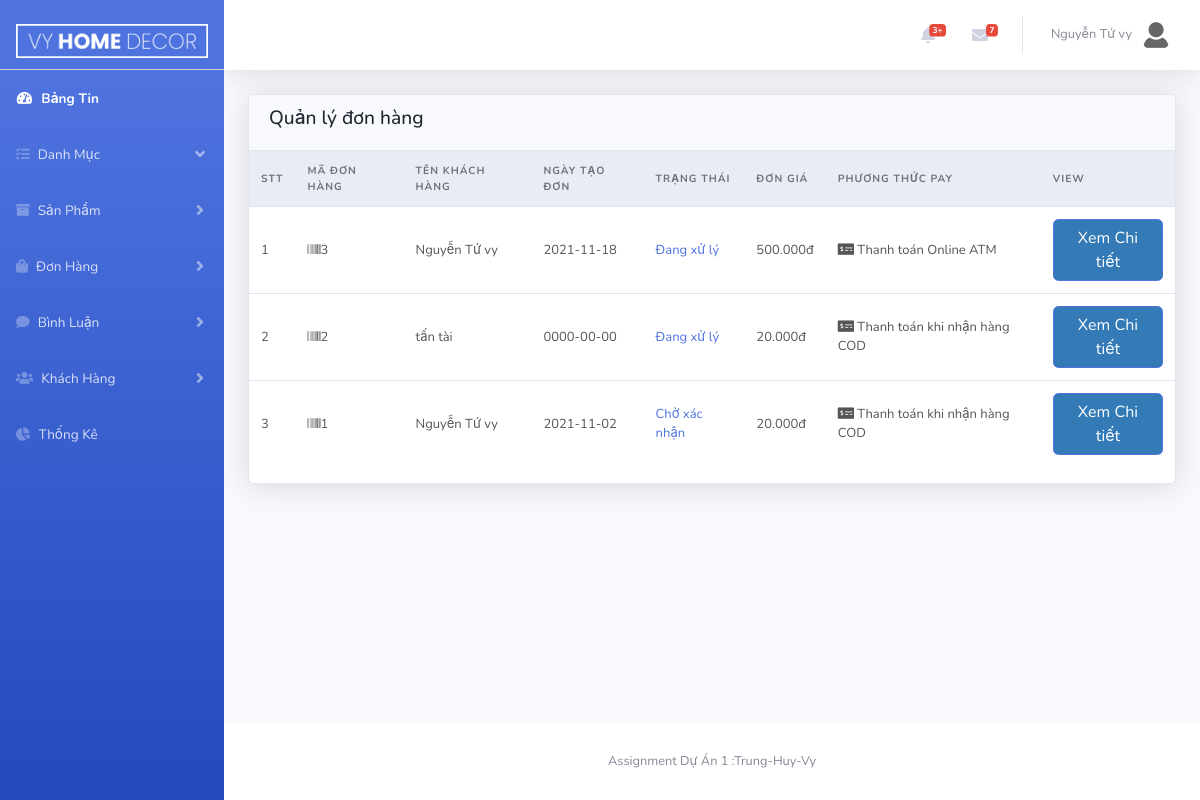
The page /Admin/index.php?act=bill&list (signed in) on the database as committed earlier.
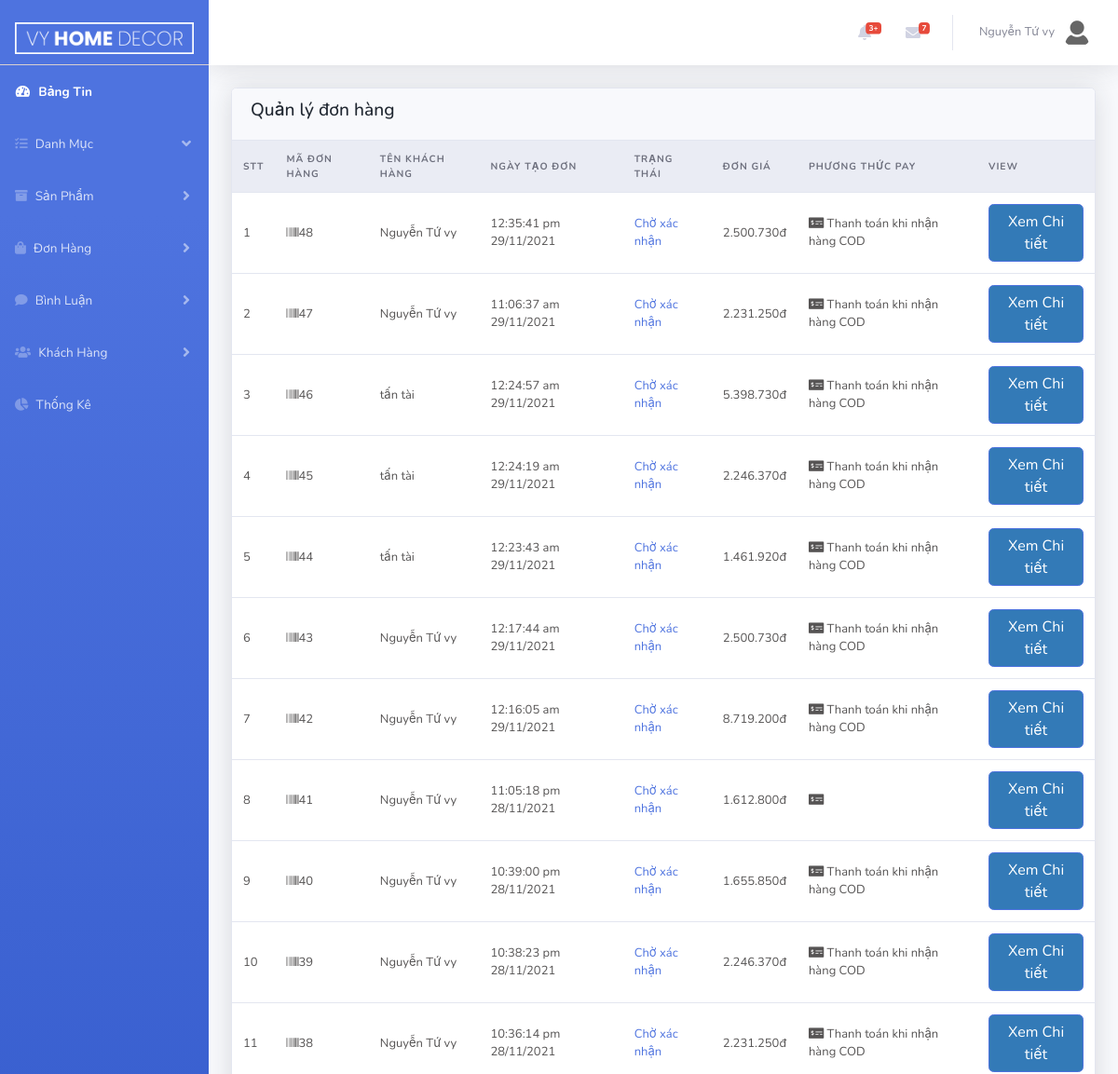
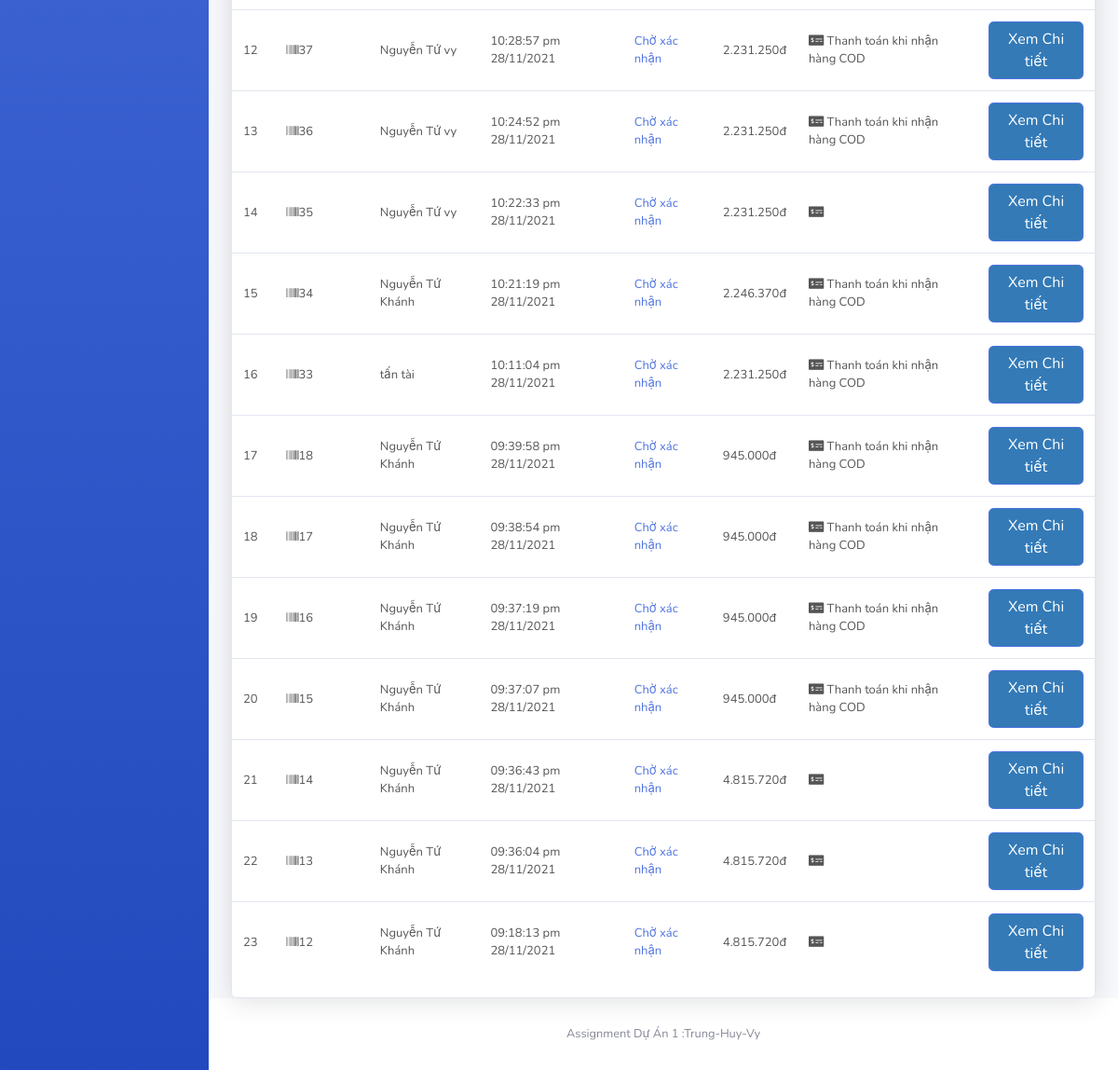
The same page on the database as committed later (2 pictures, top to bottom).
### tables this page shows
CREATE TABLE `tbl_bill` (
  `billId` int(10) NOT NULL,
  `custId` int(10) NOT NULL,
  `date` varchar(30) NOT NULL,
  `payMethod` varchar(255) NOT NULL,
  `billCustName` varchar(30) NOT NULL,
  `billTotal` float NOT NULL,
  `billStatus` varchar(255) NOT NULL,
  `billAddress` varchar(255) NOT NULL,
  `billPhone` varchar(30) NOT NULL,
  `billEmail` varchar(30) NOT NULL,
  `billTransportFee` float NOT NULL,
  `billVAT` float NOT NULL
);

CREATE TABLE `tbl_customer` (
  `custId` int(10) NOT NULL,
  `username` varchar(50) NOT NULL,
  `password` varchar(50) NOT NULL,
  `custName` varchar(50) NOT NULL,
  `image` varchar(255) DEFAULT NULL,
  `phone` varchar(50) DEFAULT NULL,
  `email` varchar(50) NOT NULL,
  `address` text DEFAULT NULL,
  `status` int(10) NOT NULL COMMENT '0:block ; 1:hoạt động',
  `role` int(10) NOT NULL COMMENT '0:khách hàng ;1:Admin'
);

### model/pdo.php (called while the page is built, shortened)
<?php
function pdo_get_connection()
{   $servername="localhost";
    $username='root';
    $password='';
    try{
        $dburl="mysql:host=$servername;dbname=vyhomedecor; charset=utf8";
        $conn = new PDO($dburl,$username,$password);
        $conn->setAttribute(PDO::ATTR_ERRMODE,PDO::ERRMODE_EXCEPTION);
        return $conn;
        }
        catch(PDOException $e){
            return "lỗi kết nối :". $e->getMessage();
        }
}
function pdo_query($sql){
    $sql_args = array_slice(func_get_args(),1);
    try{
        $conn =pdo_get_connection();
        $stmt =$conn->prepare($sql);
        $stmt -> execute($sql_args);
        $row =$stmt->fetchAll();
        return $row;
    }catch(PDOException $e){
        throw $e;
    }
    finally{
        unset($conn);
    }
}
function pdo_query_one($sql){
    $sql_args = array_slice(func_get_args(),1);
    try{
        $conn =pdo_get_connection();
        $stmt =$conn->prepare($sql);
        $stmt -> execute($sql_args);
        $row =$stmt->fetch(PDO::FETCH_ASSOC);
        return $row;
    }catch(PDOException $e){
        throw $e;
    }
    finally{
        unset($conn);
    }
}
?>

### model/bill.php (called while the page is built, shortened)
<?php
function loadAll_bill()
{
    $sql = "SELECT * FROM tbl_bill ORDER BY billId DESC";
    return pdo_query($sql);
}
?>

### model/customer.php (called while the page is built, shortened)
<?php
include_once 'pdo.php';
function loadOne_customer($custId)
{
   $sql="SELECT * FROM tbl_customer where custId= $custId";
   $res =pdo_query_one($sql);
   return $res;
}
?>

### Admin/bill/list.php (the view, shortened to what the changed rows need)
<div class="row">
    <div class="col-xl-12">
        <div class="card">
            <div class="table-responsive">
                <form action="" method="post">
                    <table class="table align-items-center table-flush">
                        <thead class="thead-light">
                            <tr>
                                <th scope="col">STT</th>
                                <th scope="col">Mã Đơn Hàng</th>
                                <th scope="col">Tên Khách Hàng</th>
                                <th scope="col">Ngày Tạo Đơn</th>
                                <th scope="col">Trạng Thái</th>
                                <th scope="col">Đơn Giá</th>
                                <th scope="col">Phương Thức Pay</th>
                                <th scope="col">View</th>
                            </tr>
                        </thead>
                        <tbody>
                        <?php
                           $STT = 1;
                           foreach ($listBill as $value) {
                               extract($value);
                        ?>
                            <tr>
                                <td><?=$STT++?></td>
                                <td><i class="fas fa-barcode"> </i><?=$billId?></td>
                                <td><i class="ni ni-single-02"></i>
                                   <?php
                                       $nameCust = loadOne_customer($custId);
                                       echo $nameCust['custName'];
                                   ?>
                                </td>
                                <td><i class="ni ni-time-alarm"></i><?=$date?></td>
                                <td>
                                    <span class="text-primary">
                                        <?php
                                            if($billStatus==0){
                                                echo "Chờ xác nhận";
                                            }else if($billStatus==1){
                                                echo "Đang xử lý";
                                            }else if($billStatus==2){
                                                echo "Đang giao hàng";
                                            }else if($billStatus==3){
                                                echo "Giao hàng thành công";
                                            }else{
                                                echo "Đã bị huỷ";
                                            }
                                        ?>
                                    </span>
                                </td>
                                <td><?= number_format($billTotal ,0, ',', '.') ?>đ</td>
                                <td><i class="fas fa-money-check-alt"></i>
                                    <?php
                                        if($payMethod==0){
                                            echo 'Thanh toán khi nhận hàng COD';
                                        }else if($payMethod==1){
                                            echo 'Thanh toán Online ATM';
                                        }
                                    ?>
                                </td>
                                <td><a class="btn btn-primary" href="index.php?act=bill&edit=<?=$billId?>&custId=<?=$custId?>">Xem Chi tiết</a></td>
                            </tr>
                        <?php
                        }
                        ?>
                        </tbody>
                    </table>
                </form>
            </div>
        </div>
    </div>
</div>

Rows that differ between the two databases and show on the page:
removed tbl_bill: billId "3", custId.custName "Nguyễn Tứ vy", date "2021-11-18", billStatus "Đang xử lý", billTotal "500.000", payMethod "Thanh toán Online ATM"
removed tbl_bill: billId "2", custId.custName "tấn tài", date "0000-00-00", billStatus "Đang xử lý", billTotal "20.000", payMethod "Thanh toán khi nhận hàng COD"
removed tbl_bill: billId "1", custId.custName "Nguyễn Tứ vy", date "2021-11-02", billStatus "Chờ xác nhận", billTotal "20.000", payMethod "Thanh toán khi nhận hàng COD"
added tbl_bill: billId "48", custId.custName "Nguyễn Tứ vy", date "12:35:41 pm 29/11/2021", billStatus "Chờ xác nhận", billTotal "2.500.730", payMethod "Thanh toán khi nhận hàng COD"
added tbl_bill: billId "47", custId.custName "Nguyễn Tứ vy", date "11:06:37 am 29/11/2021", billStatus "Chờ xác nhận", billTotal "2.231.250", payMethod "Thanh toán khi nhận hàng COD"
added tbl_bill: billId "46", custId.custName "tấn tài", date "12:24:57 am 29/11/2021", billStatus "Chờ xác nhận", billTotal "5.398.730", payMethod "Thanh toán khi nhận hàng COD"
added tbl_bill: billId "45", custId.custName "tấn tài", date "12:24:19 am 29/11/2021", billStatus "Chờ xác nhận", billTotal "2.246.370", payMethod "Thanh toán khi nhận hàng COD"
added tbl_bill: billId "44", custId.custName "tấn tài", date "12:23:43 am 29/11/2021", billStatus "Chờ xác nhận", billTotal "1.461.920", payMethod "Thanh toán khi nhận hàng COD"
added tbl_bill: billId "43", custId.custName "Nguyễn Tứ vy", date "12:17:44 am 29/11/2021", billStatus "Chờ xác nhận", billTotal "2.500.730", payMethod "Thanh toán khi nhận hàng COD"
added tbl_bill: billId "42", custId.custName "Nguyễn Tứ vy", date "12:16:05 am 29/11/2021", billStatus "Chờ xác nhận", billTotal "8.719.200", payMethod "Thanh toán khi nhận hàng COD"
added tbl_bill: billId "41", custId.custName "Nguyễn Tứ vy", date "11:05:18 pm 28/11/2021", billStatus "Chờ xác nhận", billTotal "1.612.800"
added tbl_bill: billId "40", custId.custName "Nguyễn Tứ vy", date "10:39:00 pm 28/11/2021", billStatus "Chờ xác nhận", billTotal "1.655.850", payMethod "Thanh toán khi nhận hàng COD"
added tbl_bill: billId "39", custId.custName "Nguyễn Tứ vy", date "10:38:23 pm 28/11/2021", billStatus "Chờ xác nhận", billTotal "2.246.370", payMethod "Thanh toán khi nhận hàng COD"
added tbl_bill: billId "38", custId.custName "Nguyễn Tứ vy", date "10:36:14 pm 28/11/2021", billStatus "Chờ xác nhận", billTotal "2.231.250", payMethod "Thanh toán khi nhận hàng COD"
added tbl_bill: billId "37", custId.custName "Nguyễn Tứ vy", date "10:28:57 pm 28/11/2021", billStatus "Chờ xác nhận", billTotal "2.231.250", payMethod "Thanh toán khi nhận hàng COD"
added tbl_bill: billId "36", custId.custName "Nguyễn Tứ vy", date "10:24:52 pm 28/11/2021", billStatus "Chờ xác nhận", billTotal "2.231.250", payMethod "Thanh toán khi nhận hàng COD"
added tbl_bill: billId "35", custId.custName "Nguyễn Tứ vy", date "10:22:33 pm 28/11/2021", billStatus "Chờ xác nhận", billTotal "2.231.250"
added tbl_bill: billId "34", custId.custName "Nguyễn Tứ Khánh", date "10:21:19 pm 28/11/2021", billStatus "Chờ xác nhận", billTotal "2.246.370", payMethod "Thanh toán khi nhận hàng COD"
added tbl_bill: billId "33", custId.custName "tấn tài", date "10:11:04 pm 28/11/2021", billStatus "Chờ xác nhận", billTotal "2.231.250", payMethod "Thanh toán khi nhận hàng COD"
added tbl_bill: billId "18", custId.custName "Nguyễn Tứ Khánh", date "09:39:58 pm 28/11/2021", billStatus "Chờ xác nhận", billTotal "945.000", payMethod "Thanh toán khi nhận hàng COD"
added tbl_bill: billId "17", custId.custName "Nguyễn Tứ Khánh", date "09:38:54 pm 28/11/2021", billStatus "Chờ xác nhận", billTotal "945.000", payMethod "Thanh toán khi nhận hàng COD"
added tbl_bill: billId "16", custId.custName "Nguyễn Tứ Khánh", date "09:37:19 pm 28/11/2021", billStatus "Chờ xác nhận", billTotal "945.000", payMethod "Thanh toán khi nhận hàng COD"
added tbl_bill: billId "15", custId.custName "Nguyễn Tứ Khánh", date "09:37:07 pm 28/11/2021", billStatus "Chờ xác nhận", billTotal "945.000", payMethod "Thanh toán khi nhận hàng COD"
added tbl_bill: billId "14", custId.custName "Nguyễn Tứ Khánh", date "09:36:43 pm 28/11/2021", billStatus "Chờ xác nhận", billTotal "4.815.720"
added tbl_bill: billId "13", custId.custName "Nguyễn Tứ Khánh", date "09:36:04 pm 28/11/2021", billStatus "Chờ xác nhận", billTotal "4.815.720"
added tbl_bill: billId "12", custId.custName "Nguyễn Tứ Khánh", date "09:18:13 pm 28/11/2021", billStatus "Chờ xác nhận", billTotal "4.815.720"
